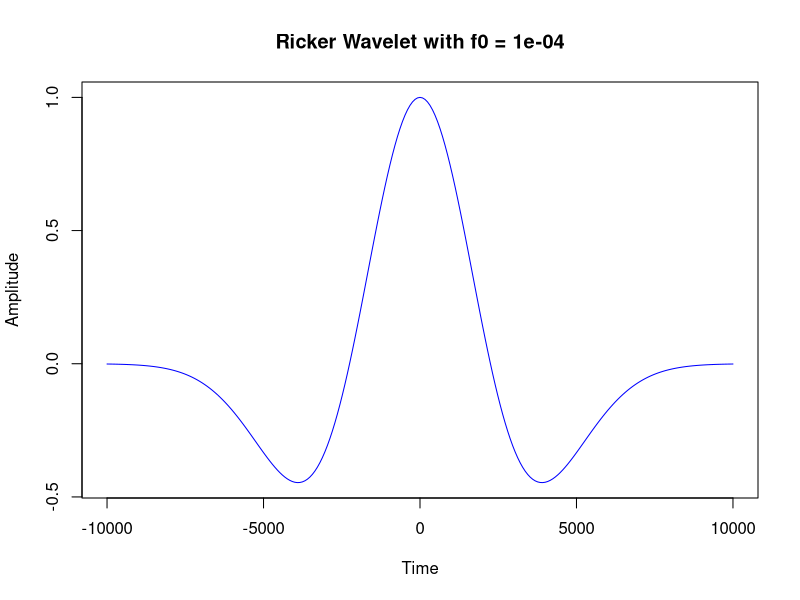
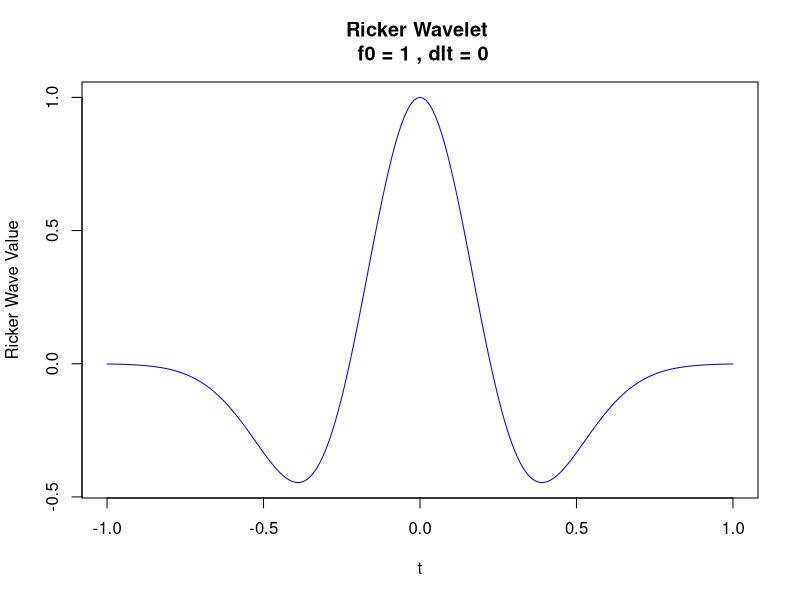
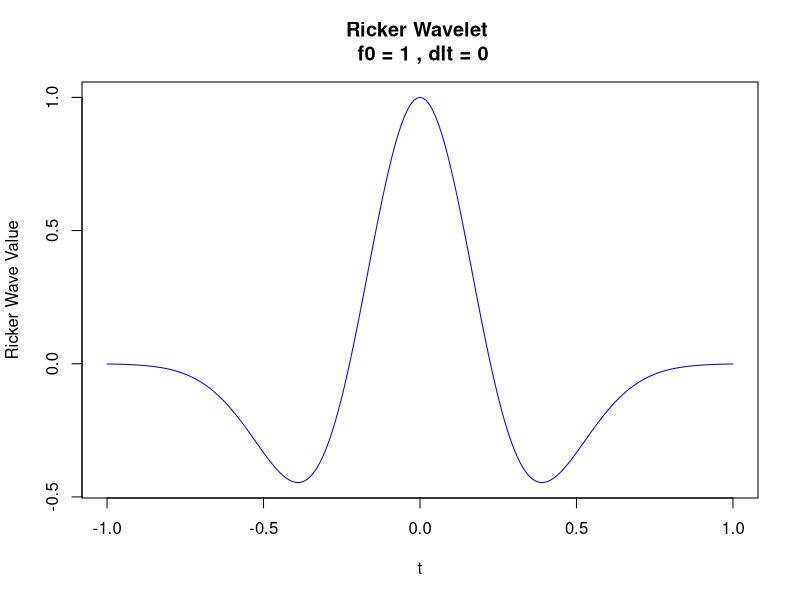
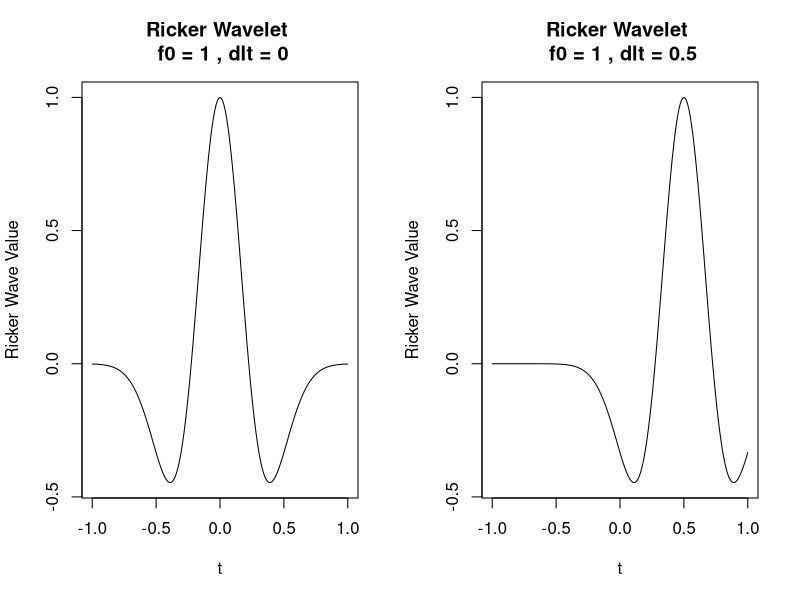

Reproduce these figures in R, in order.
#=============
# 5 Dec. 2023
#=============

# Aim:
  # Understand Ricker Wavelet


# Define the Ricker wavelet function
ricker_wavelet <- function(t, f0) {
  term1 <- (1 - 2 * pi^2 * f0^2 * t^2)
  term2 <- exp(-pi^2 * f0^2 * t^2)
  result <- term1 * term2
  return(result)
}

# Time values
t_values <- seq(-0.2, 0.2, length.out = 1000)  # Adjust time range and resolution as needed
t_values <- seq(-1, 1, by = 0.01)
t_values <- seq(-1, 1, by = 0.1)
t_values <- seq(-10, 10, by = 0.1)
t_values <- seq(-100, 100, by = 1)
t_values <- seq(-10000, 10000, by = 80)

# Peak frequency
f0 <- 25  # Adjust the peak frequency as desired
f0 <- 5
f0 <- 10
f0 <- 1
f0 <- 0.1
f0 <- 0.01
f0 <- 0.001
f0 <- 0.0001


# Calculate the Ricker wavelet values
wavelet_values <- ricker_wavelet(t_values, f0)

# Plot the Ricker wavelet
plot(t_values, wavelet_values, type = "l", col = "blue",
     xlab = "Time", ylab = "Amplitude", 
     main = paste("Ricker Wavelet with f0 =", f0))



#-----------------
# Try combinations
#-----------------
t_values <- seq(-1, 1, by = 0.01)
f0 <- 1


t_values <- seq(-100, 100, by = 1)
f0 <- 0.01


t_values <- seq(-1, 1, by = 0.1)
f0 <- 1


#---------------
# With translate
#---------------
ricker_wavelet_dlt <- function(t, f0, A, dlt) {
  term1 <- (1 - 2 * pi^2 * f0^2 * (abs(t - dlt))^2)
  term2 <- exp(-pi^2 * f0^2 * (abs(t - dlt))^2)
  result <- A * term1 * term2
  return(result)
}


t_values <- seq(-1, 1, by = 0.1)
t_values <- seq(-1, 1, by = 0.01)
f0 <- 1
dlt <- 0.5
dlt <- 0
R_w_dlt <- ricker_wavelet_dlt(t = t_values, f0 = f0,  A = 1, dlt = dlt)
R_w_dlt <- ricker_wavelet_dlt(t = t_values, f0 = f0,  A = 1, dlt = dlt)


jpeg(paste0(image.path, "Ricker_wave_dlt05.jpeg"),
     width = 8, height = 7, units = "in", res = 300)
plot(t_values, R_w_dlt, type = "l", col = "blue",
     xlab = "t", ylab = "Ricker Wave Value", 
     main = paste("Ricker Wavelet", "\n", "f0 =", f0,
                  ", dlt =", dlt))
dev.off()


jpeg(paste0(image.path, "Ricker_wave_dlt0.jpeg"),
     width = 8, height = 7, units = "in", res = 300)
plot(t_values, R_w_dlt, type = "l", col = "blue",
     xlab = "t", ylab = "Ricker Wave Value", 
     main = paste("Ricker Wavelet", "\n", "f0 =", f0,
                  ", dlt =", dlt))
dev.off()


#-------------
# side by side
#-------------

jpeg(paste0(image.path, "Ricker_wave_SBS.jpeg"),
     width = 8, height = 7, units = "in", res = 300)
par(mfrow = c(1, 2))

dlt <- 0
R_w_dlt <- ricker_wavelet_dlt(t = t_values, f0 = f0,  A = 1, dlt = dlt)
plot(t_values, R_w_dlt, type = "l", 
     xlab = "t", ylab = "Ricker Wave Value", 
     main = paste("Ricker Wavelet", "\n", "f0 =", f0,
                  ", dlt =", dlt))


dlt <- 0.5
R_w_dlt <- ricker_wavelet_dlt(t = t_values, f0 = f0,  A = 1, dlt = dlt)
plot(t_values, R_w_dlt, type = "l", 
     xlab = "t", ylab = "Ricker Wave Value", 
     main = paste("Ricker Wavelet", "\n", "f0 =", f0,
                  ", dlt =", dlt))
dev.off()












